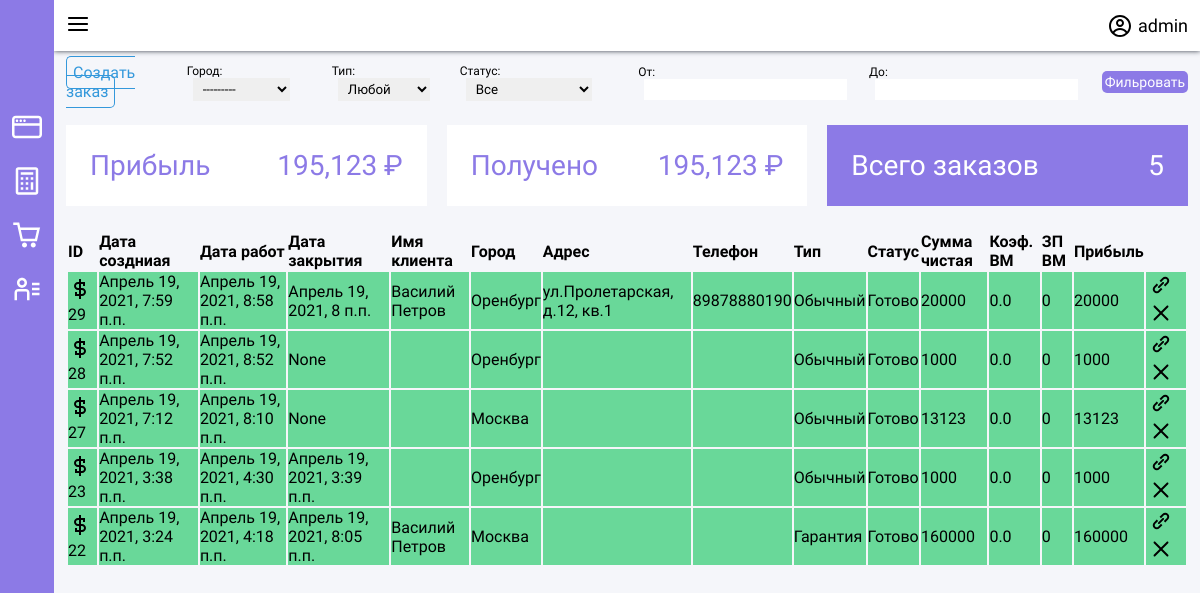
Before: /orders/ (signed in) with the older database file.
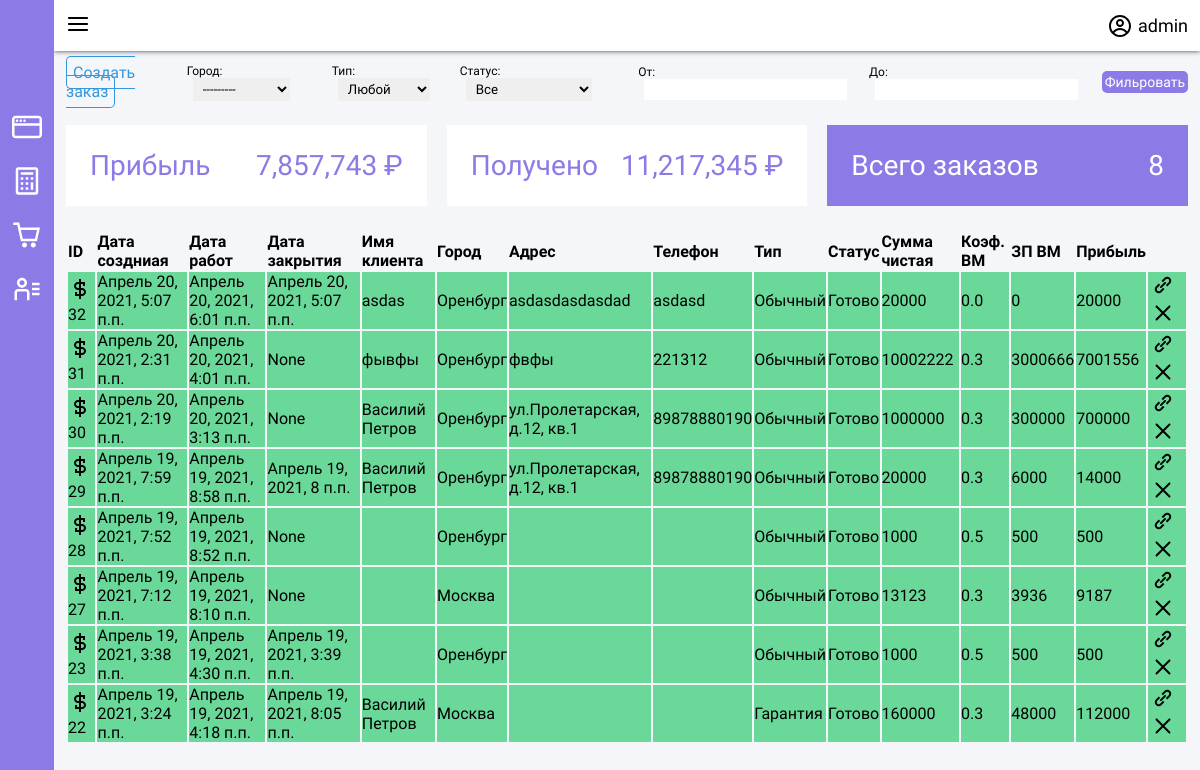
After: the same page with the newer database file.
### app/models.py (models this page shows, shortened)
class Order(models.Model):
    class Meta:
        verbose_name = "Заказ"
        verbose_name_plural = "Заказы"
    TypeChoice = (
        ('G', 'Гарантия'),
        ('N', 'Обычный'),
    )
    StatusChoice = (
        ('R', 'Готово'),
        ('W', 'Ждет'),
        ('C', 'Отменен'),
        ('J', 'В работе'),
        ('M', 'Модернизация')
    )
    create_date = models.DateTimeField(verbose_name='Дата и время создания заказа.', auto_now_add=True)
    working_date = models.DateTimeField(verbose_name='Когда начинать работу', blank=True, default=timezone.now()+timezone.timedelta(hours=1))
    closing_date = models.DateTimeField(verbose_name='Дата и время закрытия заказа.', null=True, blank=True)
    client_name = models.CharField(max_length=256, verbose_name='Имя клиента', blank=True, default='')
    master_advert_name = models.CharField(max_length=128,verbose_name='Рекламное имя ВМ', blank=True, null=True)
    client_adress = models.CharField(max_length=256, verbose_name='Адрес', blank=True, default='')
    client_phone = models.CharField(max_length=128, verbose_name='Телефон клиента', blank=True, default='')
    client_city = models.ForeignKey(
        to=City,
        related_name='client_city',
        related_query_name='client_cities',
        verbose_name='Город',
        null=True,
        on_delete=models.SET_NULL
    )
    order_type = models.CharField(max_length=1, verbose_name='Тип', choices=TypeChoice, default='N')
    order_status = models.CharField(max_length=1, verbose_name='Статус', choices=StatusChoice, default='W')
    comment = models.TextField(verbose_name='Проблема', blank=True, default='')
    announced_amounts = models.TextField(verbose_name='Цены озвучены', blank=True, default='')
    master = models.ForeignKey(
        TelegramProfile,
        on_delete=models.SET_NULL,
        related_name='orders',
        related_query_name='order',
        limit_choices_to={'is_master': True},
        verbose_name='ВМ',
        blank=True,
        null=True
    )
    master_requests = models.ManyToManyField(
        TelegramProfile,
        related_name='orders_request',
        related_query_name='order_request',
        limit_choices_to={'is_master': True},
        blank=True,
        verbose_name='Предложения ВМ',
    )
    amount = models.PositiveIntegerField(verbose_name='Цена услуг', default=0)
    master_comment = models.TextField(verbose_name='Комментарий мастера', blank=True, default='')
    cashed = models.BooleanField(verbose_name='Деньги собраны?', default=False, blank=True)
    cached_master_percent = models.FloatField(verbose_name='Процент мастера.', default=0, blank=True)
    @property
    def get_amount(self):
            if self.amount:
                return self.amount
            else:
                return 0
    @property
    def get_master_amount(self):
        return int(self.get_amount * self.master_coef)
    @property
    def get_clear_amount(self):
        return int(self.get_amount - self.get_master_amount)
    @property
    def get_cashed_value(self):
        if self.cashed:
            return self.get_clear_amount
        return 0
    @property
    def master_coef(self):
        if self.master:
            if self.order_status == 'R':
                return self.cached_master_percent
        return 0
    @property
    def type_verbose(self):
        if (self.order_type):
            return dict(Order.TypeChoice)[self.order_type]
        return ''
    @property
    def status_verbose(self):
        if (self.order_status):
            return dict(Order.StatusChoice)[self.order_status]
        return ''

class City(models.Model):
    class Meta:
        verbose_name = 'Город'
        verbose_name_plural = 'Города'
    title = models.CharField(max_length=128, verbose_name='Город', null=True, blank=True)
    def __str__(self):
        return self.title

### app/views.py (the view)
# urls.py: path('orders/', views.OrderListView.as_view(), name='orders'),
class OrderListView(LoginRequiredMixin, ListView):
    login_url = reverse_lazy('login')
    redirect_field_name = 'login'
    filter_form_class = forms.OrdersFilterForm
    model = models.Order
    template_name = 'order_list.html'
    ordering = ['-create_date']
    paginate_by = 50
    def get_context_data(self, **kwargs):
        context = super().get_context_data(**kwargs)
        context['filter_form'] = self.filter_form_class
        context['amount'] = self.get_all_amount()
        context['clear_amount'] = self.get_all_clear_amount()
        return context
    def get_all_amount(self):
        amount = 0
        queryset = self.get_queryset().filter(order_status='R')
        print(queryset)
        for order in queryset:
            t = order.get_amount
            if t:
                amount += t
        return amount
    def get_all_clear_amount(self):
        amount = 0
        queryset = self.get_queryset().filter(order_status='R')
        for order in queryset:
            t = order.get_cashed_value
            if t:
                amount += t
        return amount
    def get_queryset(self, *args, **kwargs):
        queryset = super().get_queryset(*args, **kwargs)
        queryset, filter_form = self.do_filter(self.request, queryset)
        self.filter_form_class = filter_form
        return queryset
    def do_filter(self, request, queryset):
        filter_form = forms.OrdersFilterForm(request.GET)
        if filter_form.is_valid():
            if filter_form.cleaned_data['min_amount']:
                queryset = queryset.filter(
                    amount__gte=filter_form.cleaned_data['min_amount'])
            if filter_form.cleaned_data['max_amount']:
                queryset = queryset.filter(
                    amount__lte=filter_form.cleaned_data['max_amount'])
            if filter_form.cleaned_data['city']:
                queryset = queryset.filter(
                    client_city=filter_form.cleaned_data['city'])
            if filter_form.cleaned_data['order_type'] and filter_form.cleaned_data['order_type'] != '':
                queryset = queryset.filter(
                    order_type=filter_form.cleaned_data['order_type'])
            if filter_form.cleaned_data['order_status']:
                queryset = queryset.filter(
                    order_status=filter_form.cleaned_data['order_status'])
        return queryset, filter_form

### app/forms.py
class OrdersFilterForm(forms.Form):
    status_choice = list(models.Order.StatusChoice)
    status_choice.append(('', 'Все'))
    type_choice = list(models.Order.TypeChoice)
    type_choice.append(('', 'Любой'))
    city = forms.ModelChoiceField(queryset=models.City.objects.all(), label='Город', required=False,)
    order_type = forms.ChoiceField(
        required=False,
        choices=type_choice,
        label='Тип',
        initial=''
    )
    order_status = forms.ChoiceField(
        required=False,
        choices=status_choice,
        label='Статус',
        initial=''
    )
    min_amount = forms.IntegerField(label='От', required=False)
    max_amount = forms.IntegerField(label='До', required=False)

### app/templatetags/my_tags.py (called while the page is built)
@register.filter(name='humanize_int')
def humanize_int(number):
    return humanize.intcomma(number)

### templates/order_list.html (shortened to what this page needs)
{% extends 'base.html' %}
{% load static %}
{% load my_tags %}
{% block html_header %}
<link rel="stylesheet" href="{% static 'css/orders.css' %}">
{% endblock %}
{% block content %}
<div class="container">
    <div class="top-bar">
        <div><a class="button-primary" href="{% url 'orders/create' %}">Создать заказ</a></div>
        <form method="GET" class="filters _row">
            {{ filter_form.as_p }}
            <input type="submit" value="Фильровать">
        </form>
    </div>
    <div class="metric">
        <div class="metric_card">
            <div class="metric_header">
                Прибыль
            </div>
            <div class="metric_info">
                {{ clear_amount|humanize_int }} ₽
            </div>
        </div>
        <div class="metric_card">
            <div class="metric_header">
                Получено
            </div>
            <div class="metric_info">
                {{ amount|humanize_int }} ₽
            </div>
        </div>
        <div class="metric_card">
            <div class="metric_header">
                Всего заказов
            </div>
            <div class="metric_info">
                {{ object_list.count }}
            </div>
        </div>
    </div>
    <table class="orders_list">
        <tr>
            <th>ID</th>
            <th>Дата создниая</th>
            <th>Дата работ</th>
            <th>Дата закрытия</th>
            <th>Имя клиента</th>
            <th>Город</th>
            <th>Адрес</th>
            <th>Телефон</th>
            <th>Тип</th>
            <th>Статус</th>
            <th>Сумма чистая</th>
            <th>Коэф. ВМ</th>
            <th>ЗП ВМ</th>
            <th>Прибыль</th>
        </tr>
        {% for order in object_list %}
        <tr class="{% if order.order_status == 'R' %}bg-success {% elif order.order_status == 'C' %} bg-danger {% elif order.order_status == 'W' %} bg-warning {% elif order.order_status == 'J' %} bg-primary {% elif order.order_status == 'M' %} bg-modern {%endif%}">
            <td>
                {{ order.id }}</td>
            <td>{{ order.create_date }}</td>
            <td>{{ order.working_date }}</td>
            <td>{{ order.closing_date }}</td>
            <td>{{ order.client_name }}</td>
            <td>{{ order.client_city }}</td>
            <td>{{ order.client_adress }}</td>
            <td>{{ order.client_phone }}</td>
            <td>{{ order.type_verbose }}</td>
            <td>{{ order.status_verbose }}</td>
            <td>{{ order.amount }}</td>
            <td>{{ order.master_coef }}</td>
            <td>{{ order.get_master_amount }}</td>
            <td>{{ order.get_clear_amount }}</td>
            <td>
                <a href="{% url 'orders/detail' order.id %}">
                </a>
                <a href="{% url 'orders/delete' order.id %}">
                </a>
            </td>
        </tr>
        {% endfor %}
    </table>
</div>
{% endblock %}

Changed rows visible on the page:
added Order: cashed True (drawn), id "32", create_date "Апрель 20, 2021, 5:07 п.п.", working_date "Апрель 20, 2021, 6:01 п.п.", closing_date "Апрель 20, 2021, 5:07 п.п.", client_name "asdas", client_city "Оренбург", client_adress "asdasdasdasdad", client_phone "asdasd", type_verbose "Обычный", status_verbose "Готово", amount "20000", master_coef "0.0", get_master_amount "0", get_clear_amount "20000"
added Order: cashed True (drawn), id "31", create_date "Апрель 20, 2021, 2:31 п.п.", working_date "Апрель 20, 2021, 4:01 п.п.", closing_date "None", client_name "фывфы", client_city "Оренбург", client_adress "фвфы", client_phone "221312", type_verbose "Обычный", status_verbose "Готово", amount "10002222", master_coef "0.3", get_master_amount "3000666", get_clear_amount "7001556"
added Order: cashed True (drawn), id "30", create_date "Апрель 20, 2021, 2:19 п.п.", working_date "Апрель 20, 2021, 3:13 п.п.", closing_date "None", client_name "Василий Петров", client_city "Оренбург", client_adress "ул.Пролетарская, д.12, кв.1", client_phone "89878880190", type_verbose "Обычный", status_verbose "Готово", amount "1000000", master_coef "0.3", get_master_amount "300000", get_clear_amount "700000"
changed Order "Апрель 19, 2021, 7:59 п.п.": master_coef "0.0" → "0.3"; get_master_amount "0" → "6000"; get_clear_amount "20000" → "14000"
changed Order "Апрель 19, 2021, 7:52 п.п.": master_coef "0.0" → "0.5"; get_master_amount "0" → "500"; get_clear_amount "1000" → "500"
changed Order "Апрель 19, 2021, 7:12 п.п.": master_coef "0.0" → "0.3"; get_master_amount "0" → "3936"; get_clear_amount "13123" → "9187"
changed Order "Апрель 19, 2021, 3:38 п.п.": master_coef "0.0" → "0.5"; get_master_amount "0" → "500"; get_clear_amount "1000" → "500"
changed Order "Апрель 19, 2021, 3:24 п.п.": master_coef "0.0" → "0.3"; get_master_amount "0" → "48000"; get_clear_amount "160000" → "112000"
Other visible differences:
{{ clear_amount|humanize_int }}: "195,123" → "7,857,743"
{{ amount|humanize_int }}: "195,123" → "11,217,345"
{{ object_list.count }}: "5" → "8"
